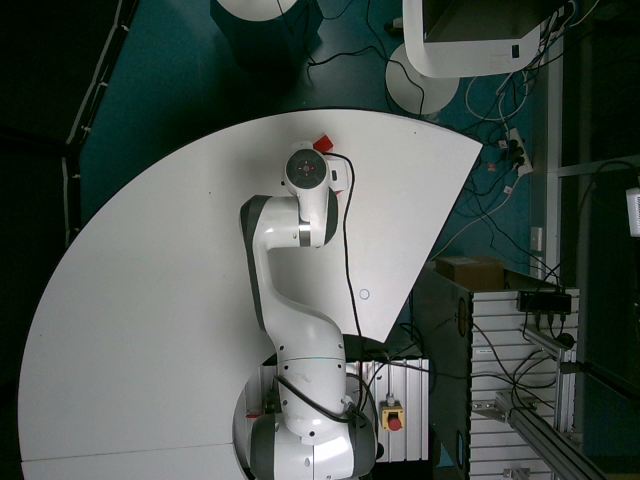
#> input picture rs_imle_policy/images_top.png, 640 x 480 px; its folder holds only this picture in this run
$ python -i images.py   (imports and definitions only)
#> lines starting #> are read from the running program, lines starting #| are printed output that depends on the picture; after the words box and inside, x2 and y2 are one past the last pixel; in counts of white or black regions, pixels touching at a corner belong together
import os
import tqdm
import pims
import numpy as np
import cv2
import h5py
import matplotlib.pyplot as plt
from matplotlib.widgets import Slider


def adjust_hsv_ranges(image_path: str):
    # Load the image and convert to HSV
#> called with image_path = '../images_top.png'
    img = cv2.imread(image_path)
#> img is the input picture: shape (480, 640, 3); mean B, G, R 77.7, 83.4, 74.1
    if img is None:
        raise FileNotFoundError(f"Image not found at path: {image_path}")
    img_rgb = cv2.cvtColor(img, cv2.COLOR_BGR2RGB)  # Convert to RGB for matplotlib
    hsv_img = cv2.cvtColor(img, cv2.COLOR_BGR2HSV)
#> hsv_img: shape (480, 640, 3); mean H, S, V 66, 102, 84.1

    # Initial HSV ranges
    hsv_ranges = {
        "H_low": 0,
        "H_high": 255,
        "S_low": 130,
        "S_high": 216,
        "V_low": 150,
        "V_high": 230,
    }

    # Create figure and axis
    fig, ax = plt.subplots()
    plt.subplots_adjust(left=0.25, bottom=0.4)
    mask = cv2.inRange(
        hsv_img,
        (hsv_ranges["H_low"], hsv_ranges["S_low"], hsv_ranges["V_low"]),
        (hsv_ranges["H_high"], hsv_ranges["S_high"], hsv_ranges["V_high"]),
    )
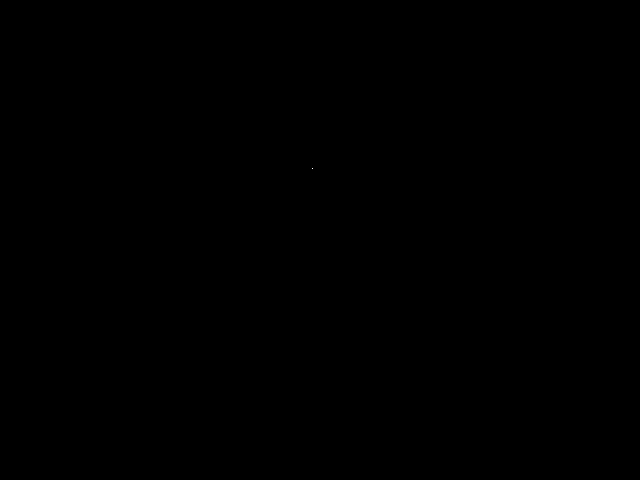
#> mask: shape (480, 640); 0% white in thin lines or dots, all inside (x1, y1, x2, y2) = (312, 168, 313, 169)
    result = cv2.bitwise_and(img_rgb, img_rgb, mask=mask)
    masked_img = ax.imshow(result)

    # Define slider axes
    axcolor = "lightgoldenrodyellow"
    ax_h_low = plt.axes([0.25, 0.3, 0.65, 0.03], facecolor=axcolor)
    ax_h_high = plt.axes([0.25, 0.25, 0.65, 0.03], facecolor=axcolor)
    ax_s_low = plt.axes([0.25, 0.2, 0.65, 0.03], facecolor=axcolor)
    ax_s_high = plt.axes([0.25, 0.15, 0.65, 0.03], facecolor=axcolor)
    ax_v_low = plt.axes([0.25, 0.1, 0.65, 0.03], facecolor=axcolor)
    ax_v_high = plt.axes([0.25, 0.05, 0.65, 0.03], facecolor=axcolor)

    # Create sliders
    s_h_low = Slider(ax_h_low, "H Low", 0, 255, valinit=hsv_ranges["H_low"], valstep=1)
    s_h_high = Slider(
        ax_h_high, "H High", 0, 255, valinit=hsv_ranges["H_high"], valstep=1
    )
    s_s_low = Slider(ax_s_low, "S Low", 0, 255, valinit=hsv_ranges["S_low"], valstep=1)
    s_s_high = Slider(
        ax_s_high, "S High", 0, 255, valinit=hsv_ranges["S_high"], valstep=1
    )
    s_v_low = Slider(ax_v_low, "V Low", 0, 255, valinit=hsv_ranges["V_low"], valstep=1)
    s_v_high = Slider(
        ax_v_high, "V High", 0, 255, valinit=hsv_ranges["V_high"], valstep=1
    )

    # Update function for sliders
    # [16 lines left out: function update, not called in this run]

    # Connect update function to sliders
    s_h_low.on_changed(update)
    s_h_high.on_changed(update)
    s_s_low.on_changed(update)
    s_s_high.on_changed(update)
    s_v_low.on_changed(update)
    s_v_high.on_changed(update)

    # Show the plot
    plt.show()
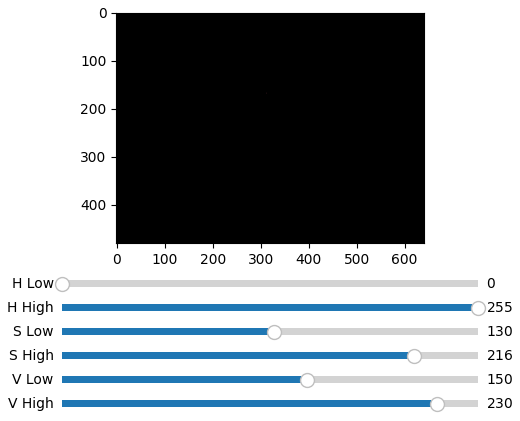
#> figure drawn by matplotlib, 7 panels

    # Print final HSV values after closing the plot
    print(
        f"Final HSV Ranges: H:({s_h_low.val}, {s_h_high.val}), S:({s_s_low.val}, {s_s_high.val}), V:({s_v_low.val}, {s_v_high.val})"
    )


# [42 lines left out: function cache_pims_video, not called in this run]

>>> result = adjust_hsv_ranges('../images_top.png')
